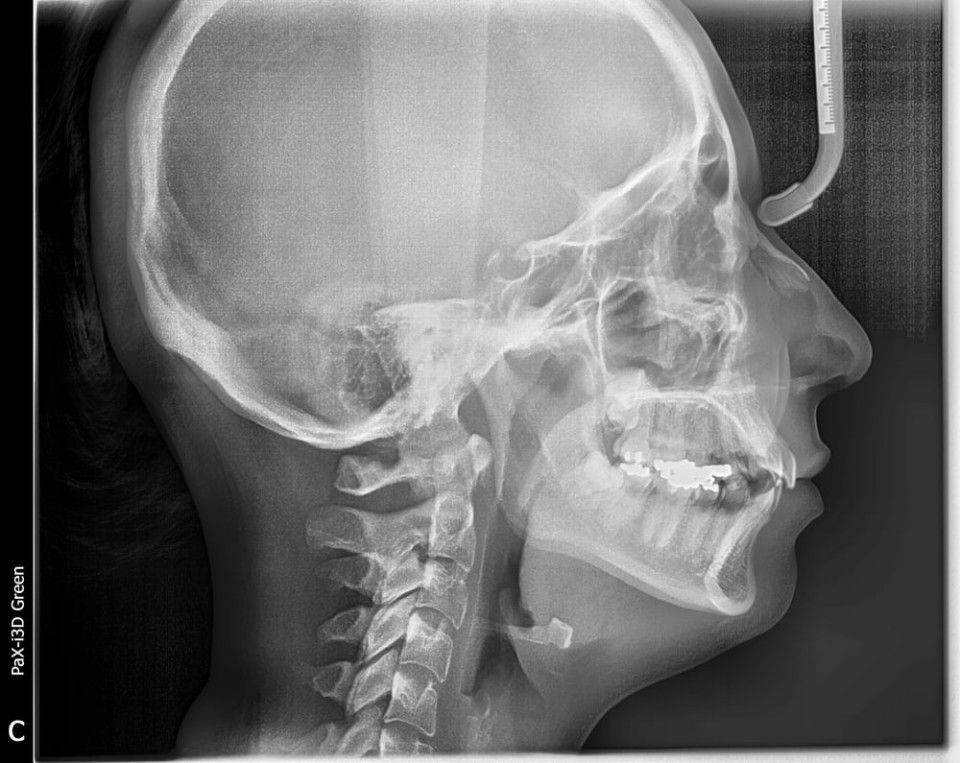
#> input picture f1.jpg, 960 x 763 px
$ python corner.py
#> lines starting #> are read from the running program, lines starting #| are printed output that depends on the picture; after the words box and inside, x2 and y2 are one past the last pixel; in counts of white or black regions, pixels touching at a corner belong together
### cornerD.py
from pylab import *
from numpy import *
from scipy.ndimage import filters

np.seterr(divide='ignore', invalid='ignore')
def compute_harris_response(im, sigma=3):
    """ Compute the Harris corner detector response function
        for each pixel in a graylevel image. """

    # derivatives
    imx = zeros(im.shape)
    filters.gaussian_filter(im, (sigma, sigma), (0, 1), imx)
    imy = zeros(im.shape)
    filters.gaussian_filter(im, (sigma, sigma), (1, 0), imy)
    # [7 lines of commented-out code are left out]
    Wxx = filters.gaussian_filter(imx * imx, sigma)
    Wxy = filters.gaussian_filter(imx * imy, sigma)
    Wyy = filters.gaussian_filter(imy * imy, sigma)

    #print ((2*imx*imy*imxy-imx*imx*imyy-imy*imy*imxx) / ((imx**2 + imy**2)**(3/2)))
    # determinant and trace
    Wdet = Wxx * Wyy - Wxy ** 2
    Wtr = Wxx + Wyy
    #return ((2*imx*imy*imxy-imx*imx*imyy-imy*imy*imxx) / ((imx**2 + imy**2)**(3/2)))

    return Wdet / (Wtr)


def get_harris_points(harrisim, min_dist=10, threshold=0.1):
    """ Return corners from a Harris response image
        min_dist is the minimum number of pixels separating
        corners and image boundary. """

    # find top corner candidates above a threshold
    corner_threshold = harrisim.max() * threshold
    harrisim_t = (harrisim > corner_threshold) * 1

    # get coordinates of candidates
    coords = array(harrisim_t.nonzero()).T

    # ...and their values
    candidate_values = [harrisim[c[0], c[1]] for c in coords]

    # sort candidates
    index = argsort(candidate_values)

    # store allowed point locations in array
    allowed_locations = zeros(harrisim.shape)
    allowed_locations[min_dist:-min_dist, min_dist:-min_dist] = 1

    # select the best points taking min_distance into account
    filtered_coords = []
    for i in index:
        if allowed_locations[coords[i, 0], coords[i, 1]] == 1:
            filtered_coords.append(coords[i])
            allowed_locations[(coords[i, 0] - min_dist):(coords[i, 0] + min_dist),
            (coords[i, 1] - min_dist):(coords[i, 1] + min_dist)] = 0

    return filtered_coords


def plot_harris_points(image, filtered_coords):
    """ Plots corners found in image. """

    figure()
    gray()
    imshow(image)
    plot([p[1] for p in filtered_coords],
         [p[0] for p in filtered_coords], '*')
    axis('off')
    show()


# [86 lines left out: functions get_descriptors, match, match_twosided, appendimages, plot_matches, not called in this run]

### corner.py
from pylab import *
from numpy import *
from PIL import Image
from scipy.ndimage import filters
import cornerD

im = array(Image.open('f1.jpg').convert('L'))
harrisim = cornerD.compute_harris_response(im)
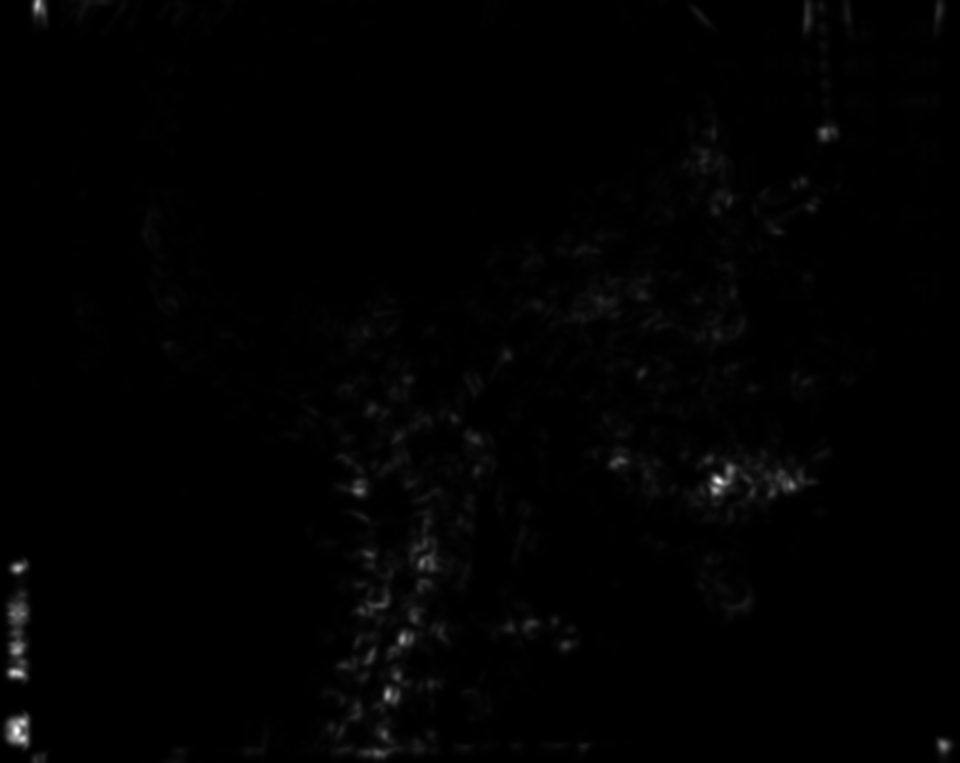
#> harrisim: shape (763, 960) float64; 0.14% of the values are NaN or infinite; the others: min 0, max 37.91, mean 0.334; drawn with min black, max white, NaN and infinite black
filtered_coords = cornerD.get_harris_points(harrisim,6)
#> in get_harris_points, `corner_threshold = harrisim.max() * threshold`: corner_threshold = nan
#> in get_harris_points, `harrisim_t = (harrisim > corner_threshold) * 1`: harrisim_t: shape (763, 960) int64; every value is 0
#> in get_harris_points, `coords = array(harrisim_t.nonzero()).T`: coords = empty array
#> in get_harris_points, `candidate_values = [harrisim[c[0], c[1]] for c in coords]`: candidate_values = []
#> in get_harris_points, `index = argsort(candidate_values)`: index = empty array
#> after the loop in get_harris_points, `for i in index:`:
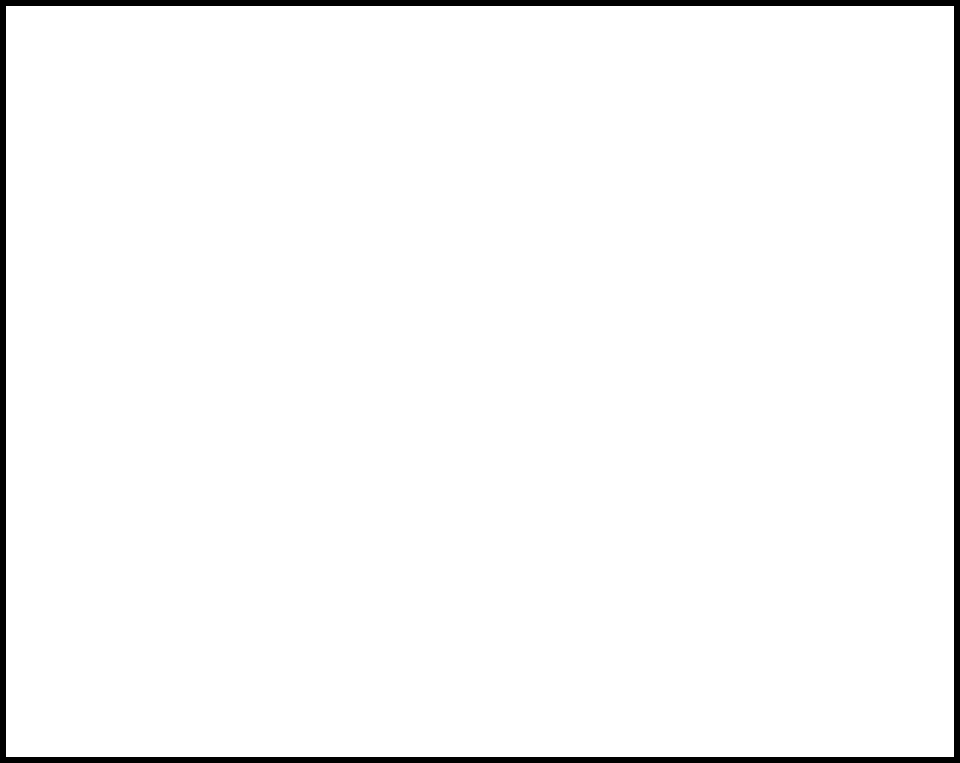
#> allowed_locations: shape (763, 960) float64; values 0 (black) and 1 (white), 97.2% white; 1 black region, box (x1, y1, x2, y2) and area: (0, 0, 960, 763) 20532
#> after the loop in get_harris_points, `for i in index:`: filtered_coords = []
#> filtered_coords = []
cornerD.plot_harris_points(im, filtered_coords)
#> in plot_harris_points, `show()`:
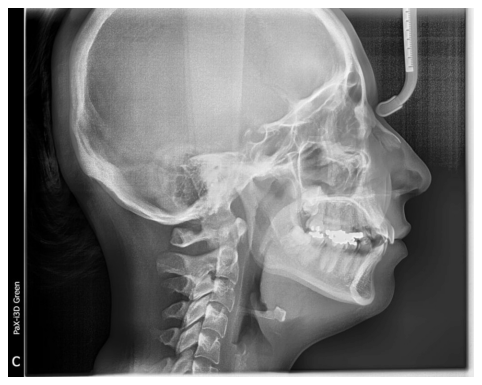
#> figure drawn by matplotlib, 1 panel

$ run again, with f3.jpg copied over f1.jpg
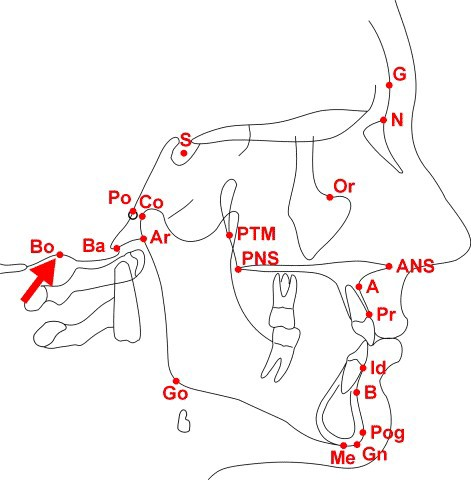
#> input picture f3.jpg, 471 x 480 px
#> corner_threshold = nan
#> harrisim_t: shape (480, 471) int64; every value is 0
#> coords = empty array
#> candidate_values = []
#> index = empty array
#> after the loop in get_harris_points, `for i in index:`:
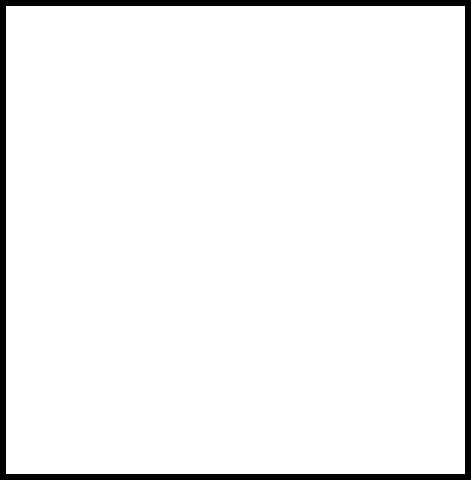
#> allowed_locations: shape (480, 471) float64; values 0 (black) and 1 (white), 95% white; 1 black region, box (x1, y1, x2, y2) and area: (0, 0, 471, 480) 11268
#> after the loop in get_harris_points, `for i in index:`: filtered_coords = []
#> in plot_harris_points, `show()`:
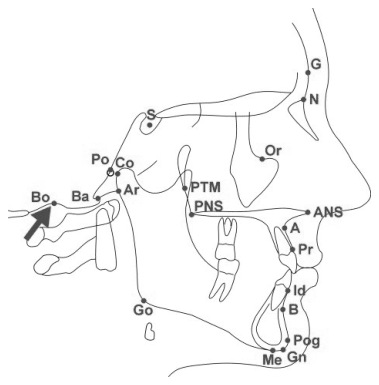
#> figure drawn by matplotlib, 1 panel

$ run again, with Aaron_Eckhart_0001.jpg copied over f1.jpg
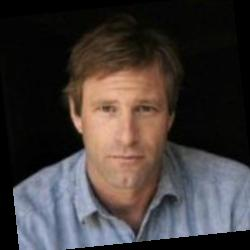
#> input picture Aaron_Eckhart_0001.jpg, 250 x 250 px
#> corner_threshold = 2.1
#> in get_harris_points, `harrisim_t = (harrisim > corner_threshold) * 1`:
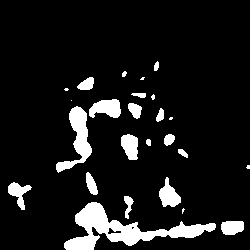
#> harrisim_t: shape (250, 250) int64; values 0 (black) and 1 (white), 9.8% white; 25 white regions (7 under 20 px), largest, box (x1, y1, x2, y2) and area: (64, 202, 216, 250) 2462, (56, 106, 92, 173) 911, (89, 99, 121, 118) 437
#> coords = 6144 pairs, first value 61 to 249, second value 8 to 249
#> candidate_values = 6144 values, max 20.97 at index 1885, min 2.1 at index 3399, mean 4.57
#> index = 6144 values, max 6143 at index 189, min 0 at index 76, mean 3071.5
#> the loop in get_harris_points, `for i in index:` made 6144 passes
#> i on passes 1 to 3: 3399, 3038, 3617
#> after the loop in get_harris_points, `for i in index:`: filtered_coords = 162 pairs, first value 61 to 243, second value 8 to 243
#> in plot_harris_points, `show()`:
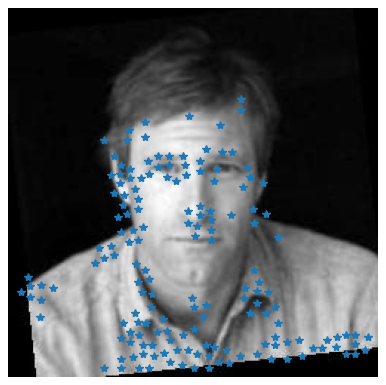
#> figure drawn by matplotlib, 1 panel
